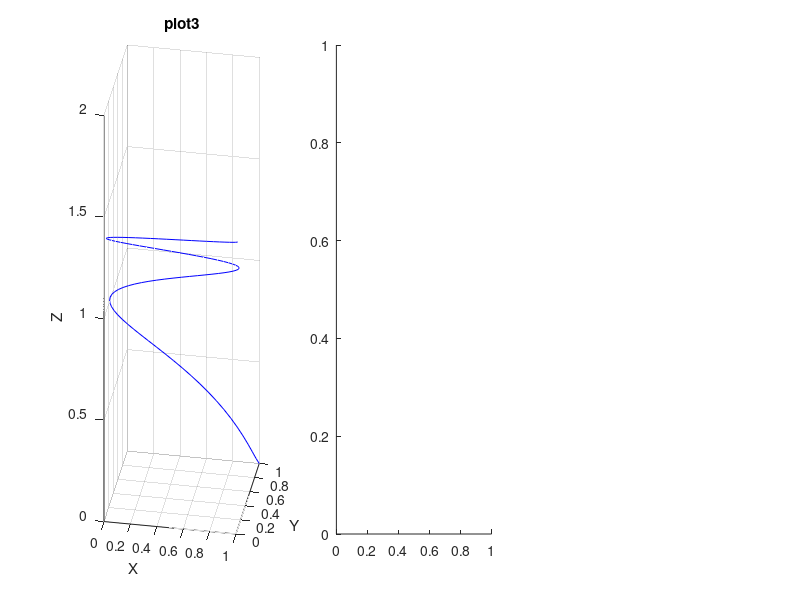

MATLAB code for this plot: (Note: this script raises an error after producing the figure.)
t = linspace(0, 2 * pi, 100);  % 创建一个参数 t 的范围
x = power(cos(t), 2);  % 参数方程 x(t)
y = 1./(1 + 2.*t);  % 参数方程 y(t)
z = atan(t);  % 参数方程 z(t)

subplot(1, 3, 1); 
plot3(x, y, z, 'b-'); 
xlabel('X');
ylabel('Y');
zlabel('Z');
title('plot3');
view(10,10);
grid on;

subplot(1, 3, 2); 
fplot3(@(t) power(cos(t), 2), @(t) 1./(1 + 2.*t), @(t) atan(t), [0, 2 * pi]);
xlabel('X');
ylabel('Y');
zlabel('Z');
title('fplot3');
view(10,10);
grid on;

subplot(1, 3, 3);
line(x, y, z, 'Color', 'b');
xlabel('X');
ylabel('Y');
zlabel('Z');
title('line');
view(10,10);
grid on;